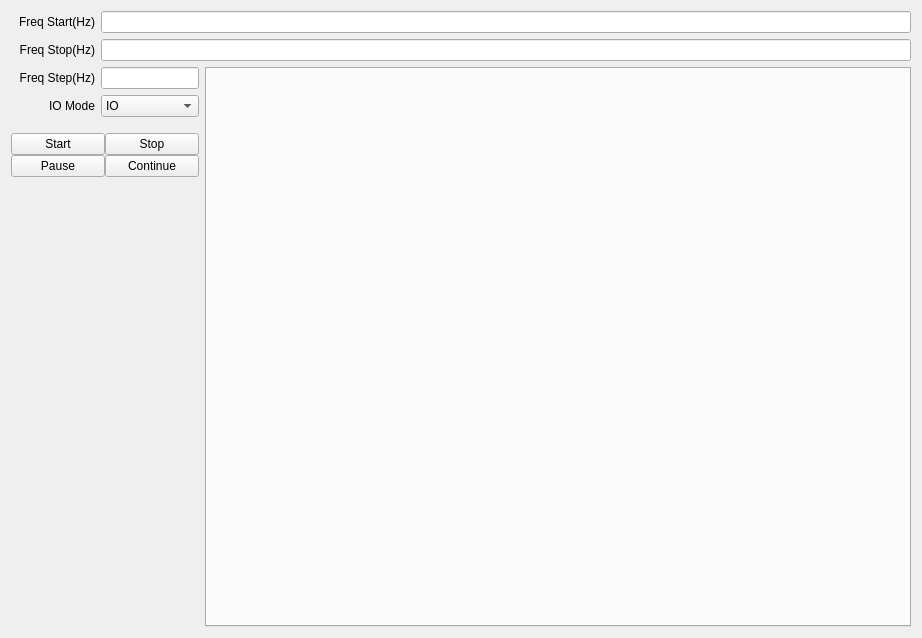
<?xml version="1.0" encoding="UTF-8"?>
<ui version="4.0">
 <class>QTestR1CRxAttDlg</class>
 <widget class="QWidget" name="QTestR1CRxAttDlg">
  <property name="geometry">
   <rect>
    <x>0</x>
    <y>0</y>
    <width>922</width>
    <height>620</height>
   </rect>
  </property>
  <property name="windowTitle">
   <string>Form</string>
  </property>
  <layout class="QVBoxLayout" name="verticalLayout_2">
   <item>
    <layout class="QHBoxLayout" name="horizontalLayout1" stretch="10">
     <item>
      <layout class="QVBoxLayout" name="verticalLayoutFreqStarStop">
       <item>
        <layout class="QHBoxLayout" name="horizontalLayoutFreqStar">
         <item>
          <widget class="QLabel" name="labelFreqStar">
           <property name="sizePolicy">
            <sizepolicy hsizetype="Fixed" vsizetype="Fixed">
             <horstretch>0</horstretch>
             <verstretch>0</verstretch>
            </sizepolicy>
           </property>
           <property name="minimumSize">
            <size>
             <width>84</width>
             <height>16</height>
            </size>
           </property>
           <property name="text">
            <string>Freq Start(Hz)</string>
           </property>
           <property name="alignment">
            <set>Qt::AlignRight|Qt::AlignTrailing|Qt::AlignVCenter</set>
           </property>
           <property name="buddy">
            <cstring>lineEditFreqStar</cstring>
           </property>
          </widget>
         </item>
         <item>
          <widget class="QLineEdit" name="lineEditFreqStar"/>
         </item>
        </layout>
       </item>
       <item>
        <layout class="QHBoxLayout" name="horizontalLayoutFreqStop">
         <item>
          <widget class="QLabel" name="labelFreqStop">
           <property name="sizePolicy">
            <sizepolicy hsizetype="Fixed" vsizetype="Fixed">
             <horstretch>0</horstretch>
             <verstretch>0</verstretch>
            </sizepolicy>
           </property>
           <property name="minimumSize">
            <size>
             <width>84</width>
             <height>16</height>
            </size>
           </property>
           <property name="text">
            <string>Freq Stop(Hz)</string>
           </property>
           <property name="alignment">
            <set>Qt::AlignRight|Qt::AlignTrailing|Qt::AlignVCenter</set>
           </property>
           <property name="buddy">
            <cstring>lineEditFreqStop</cstring>
           </property>
          </widget>
         </item>
         <item>
          <widget class="QLineEdit" name="lineEditFreqStop"/>
         </item>
        </layout>
       </item>
      </layout>
     </item>
    </layout>
   </item>
   <item>
    <layout class="QHBoxLayout" name="horizontalLayout" stretch="1,10">
     <item>
      <layout class="QVBoxLayout" name="verticalLayout" stretch="1,1,1,1,10">
       <property name="sizeConstraint">
        <enum>QLayout::SetDefaultConstraint</enum>
       </property>
       <item>
        <layout class="QHBoxLayout" name="horizontalLayoutFreqStep" stretch="0,0">
         <item>
          <widget class="QLabel" name="labelFreqStep">
           <property name="sizePolicy">
            <sizepolicy hsizetype="Fixed" vsizetype="Fixed">
             <horstretch>0</horstretch>
             <verstretch>0</verstretch>
            </sizepolicy>
           </property>
           <property name="minimumSize">
            <size>
             <width>84</width>
             <height>16</height>
            </size>
           </property>
           <property name="text">
            <string>Freq Step(Hz)</string>
           </property>
           <property name="alignment">
            <set>Qt::AlignRight|Qt::AlignTrailing|Qt::AlignVCenter</set>
           </property>
           <property name="buddy">
            <cstring>lineEditFreqStep</cstring>
           </property>
          </widget>
         </item>
         <item>
          <widget class="QLineEdit" name="lineEditFreqStep">
           <property name="sizePolicy">
            <sizepolicy hsizetype="Expanding" vsizetype="Fixed">
             <horstretch>0</horstretch>
             <verstretch>0</verstretch>
            </sizepolicy>
           </property>
           <property name="readOnly">
            <bool>true</bool>
           </property>
          </widget>
         </item>
        </layout>
       </item>
       <item>
        <layout class="QHBoxLayout" name="horizontalLayoutRefMethod_2" stretch="0,0">
         <item>
          <widget class="QLabel" name="labelCalIOMode">
           <property name="sizePolicy">
            <sizepolicy hsizetype="Fixed" vsizetype="Fixed">
             <horstretch>0</horstretch>
             <verstretch>0</verstretch>
            </sizepolicy>
           </property>
           <property name="minimumSize">
            <size>
             <width>84</width>
             <height>16</height>
            </size>
           </property>
           <property name="text">
            <string>IO Mode</string>
           </property>
           <property name="alignment">
            <set>Qt::AlignRight|Qt::AlignTrailing|Qt::AlignVCenter</set>
           </property>
           <property name="buddy">
            <cstring>lineEditFreqStep</cstring>
           </property>
          </widget>
         </item>
         <item>
          <widget class="QComboBox" name="comboBoxCalIOMode">
           <item>
            <property name="text">
             <string>IO</string>
            </property>
           </item>
           <item>
            <property name="text">
             <string>OUTPUT</string>
            </property>
           </item>
           <item>
            <property name="text">
             <string>IO+OUTPUT</string>
            </property>
           </item>
          </widget>
         </item>
        </layout>
       </item>
       <item>
        <spacer name="verticalSpacer1">
         <property name="orientation">
          <enum>Qt::Vertical</enum>
         </property>
         <property name="sizeType">
          <enum>QSizePolicy::Fixed</enum>
         </property>
         <property name="sizeHint" stdset="0">
          <size>
           <width>20</width>
           <height>10</height>
          </size>
         </property>
        </spacer>
       </item>
       <item>
        <layout class="QHBoxLayout" name="horizontalLayoutThreadCtrl">
         <property name="spacing">
          <number>0</number>
         </property>
         <item>
          <layout class="QVBoxLayout" name="verticalLayoutStarPaus">
           <property name="spacing">
            <number>0</number>
           </property>
           <item>
            <widget class="QPushButton" name="pushButtonStar">
             <property name="sizePolicy">
              <sizepolicy hsizetype="Expanding" vsizetype="Fixed">
               <horstretch>0</horstretch>
               <verstretch>0</verstretch>
              </sizepolicy>
             </property>
             <property name="text">
              <string>Start</string>
             </property>
            </widget>
           </item>
           <item>
            <widget class="QPushButton" name="pushButtonPaus">
             <property name="sizePolicy">
              <sizepolicy hsizetype="Expanding" vsizetype="Fixed">
               <horstretch>0</horstretch>
               <verstretch>0</verstretch>
              </sizepolicy>
             </property>
             <property name="text">
              <string>Pause</string>
             </property>
            </widget>
           </item>
          </layout>
         </item>
         <item>
          <layout class="QVBoxLayout" name="verticalLayoutStopCont">
           <property name="spacing">
            <number>0</number>
           </property>
           <item>
            <widget class="QPushButton" name="pushButtonStop">
             <property name="sizePolicy">
              <sizepolicy hsizetype="Expanding" vsizetype="Fixed">
               <horstretch>0</horstretch>
               <verstretch>0</verstretch>
              </sizepolicy>
             </property>
             <property name="text">
              <string>Stop</string>
             </property>
            </widget>
           </item>
           <item>
            <widget class="QPushButton" name="pushButtonCont">
             <property name="sizePolicy">
              <sizepolicy hsizetype="Expanding" vsizetype="Fixed">
               <horstretch>0</horstretch>
               <verstretch>0</verstretch>
              </sizepolicy>
             </property>
             <property name="text">
              <string>Continue</string>
             </property>
            </widget>
           </item>
          </layout>
         </item>
        </layout>
       </item>
       <item>
        <spacer name="verticalSpacer2">
         <property name="orientation">
          <enum>Qt::Vertical</enum>
         </property>
         <property name="sizeType">
          <enum>QSizePolicy::Fixed</enum>
         </property>
         <property name="sizeHint" stdset="0">
          <size>
           <width>20</width>
           <height>450</height>
          </size>
         </property>
        </spacer>
       </item>
      </layout>
     </item>
     <item>
      <widget class="QTestR1CRxAttTabWidget" name="tabWidget"/>
     </item>
    </layout>
   </item>
  </layout>
 </widget>
 <customwidgets>
  <customwidget>
   <class>QTestR1CRxAttTabWidget</class>
   <extends>QTabWidget</extends>
   <header location="global">qtestr1crxatttabwidget.h</header>
   <container>1</container>
  </customwidget>
 </customwidgets>
 <resources/>
 <connections/>
</ui>
